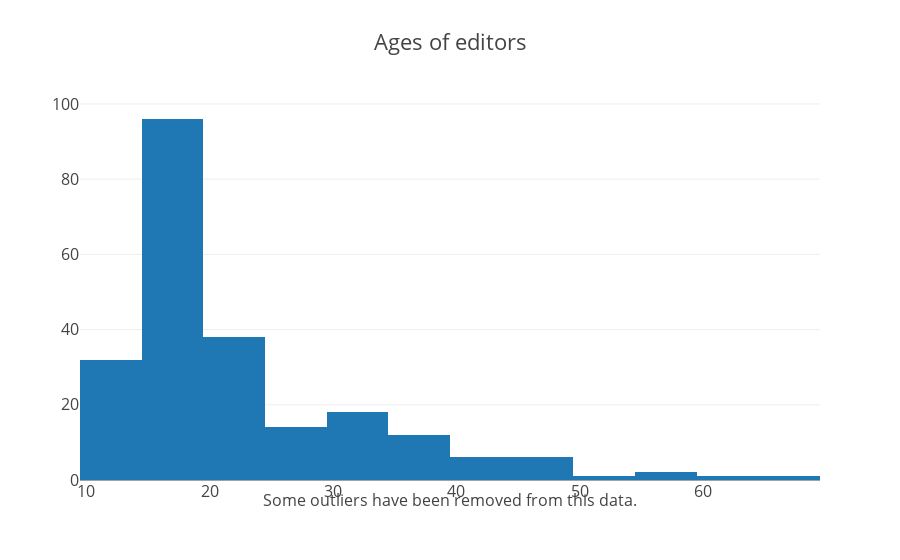

Write notebook code for a chart like this one.
### Code cell
birthdays_tuples = bb_conn.execute(select([Editor.birth_date])
                                   .where(Editor.birth_date != None))
birthdays = __.pluck_attr('birth_date', birthdays_tuples)
age_of_date = lambda date: relativedelta(dt.datetime.now().date(), date).years
ages = __.map(age_of_date, birthdays)

# Some obvious outliers are there, like a user who is apparently
# 900-something years old. If this variable is True, these are removed
# and an annotation is added to the chart as a disclaimer.
REMOVE_OUTLIERS = True
if REMOVE_OUTLIERS:
    ages = __.filter(lambda a: 10 <= a <= 150, ages)

plt.iplot({
    'data': [go.Histogram(
        x=list(ages),
        histnorm='probablity'
    )],
    'layout': {
        'title': 'Ages of editors',
        'font': {
            'size': 16
        },
        'annotations': [
            {
                'text': 'Some outliers have been removed from this data.',
                'visible': REMOVE_OUTLIERS,
                'showarrow': False,
                'xref': 'paper',
                'yref': 'paper',
                'xanchor': 'center',
                'yshift': '-210'
            }
        ]
    }
}, config=default_plotly_config)

### Figure 1 — Plotly figure (JSON) as saved in the notebook; plotly's stock layout.template omitted (floating-point values rounded to 4 significant figures; data arrays with more than 128 entries replaced by an {"elided": "..."} marker saying what was removed)
{"data": [{"histnorm": "probablity", "type": "histogram", "x": {"elided": "227 int values"}}], "layout": {"annotations": [{"showarrow": false, "text": "Some outliers have been removed from this data.", "visible": true, "xanchor": "center", "xref": "paper", "yref": "paper", "yshift": "-210"}], "font": {"size": 16}, "title": "Ages of editors"}}
